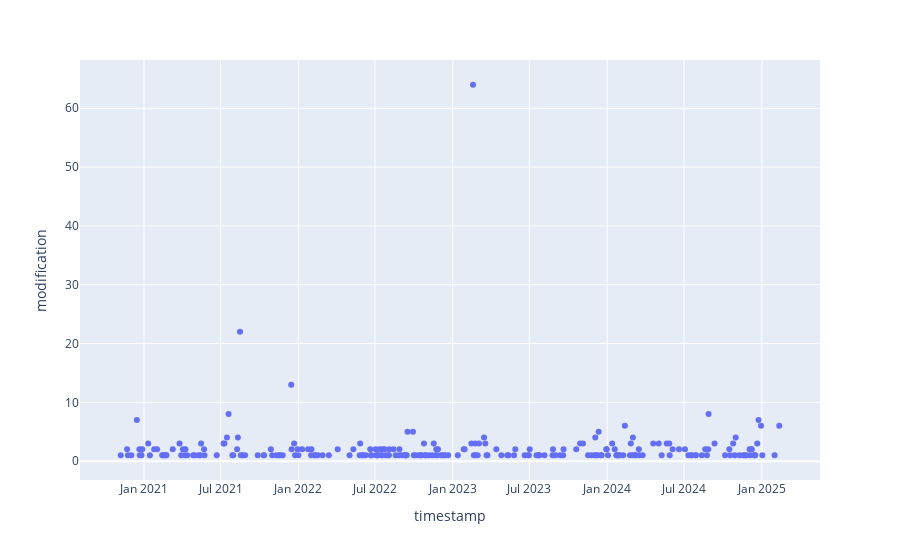

Notebook code cell kept with this figure:
### Code cell
import plotly.express as px

fig = px.scatter(
    group, x="timestamp", y="modification", labels={"x": "month", "y": "count"}
)
fig.update_layout(bargap=0.2)
fig.show()

### Figure 1 — Plotly figure (JSON) as saved in the notebook; plotly's stock layout.template omitted (floating-point values rounded to 4 significant figures; data arrays with more than 128 entries replaced by an {"elided": "..."} marker saying what was removed)
{"data": [{"hovertemplate": "timestamp=%{x}<br>modification=%{y}<extra></extra>", "legendgroup": "", "marker": {"color": "#636efa", "symbol": "circle"}, "mode": "markers", "name": "", "orientation": "v", "showlegend": false, "type": "scatter", "x": {"elided": "236 str values"}, "xaxis": "x", "y": {"elided": "236 int values"}, "yaxis": "y"}], "layout": {"bargap": 0.2, "legend": {"tracegroupgap": 0}, "margin": {"t": 60}, "xaxis": {"anchor": "y", "domain": [0, 1], "title": {"text": "timestamp"}}, "yaxis": {"anchor": "x", "domain": [0, 1], "title": {"text": "modification"}}}}
